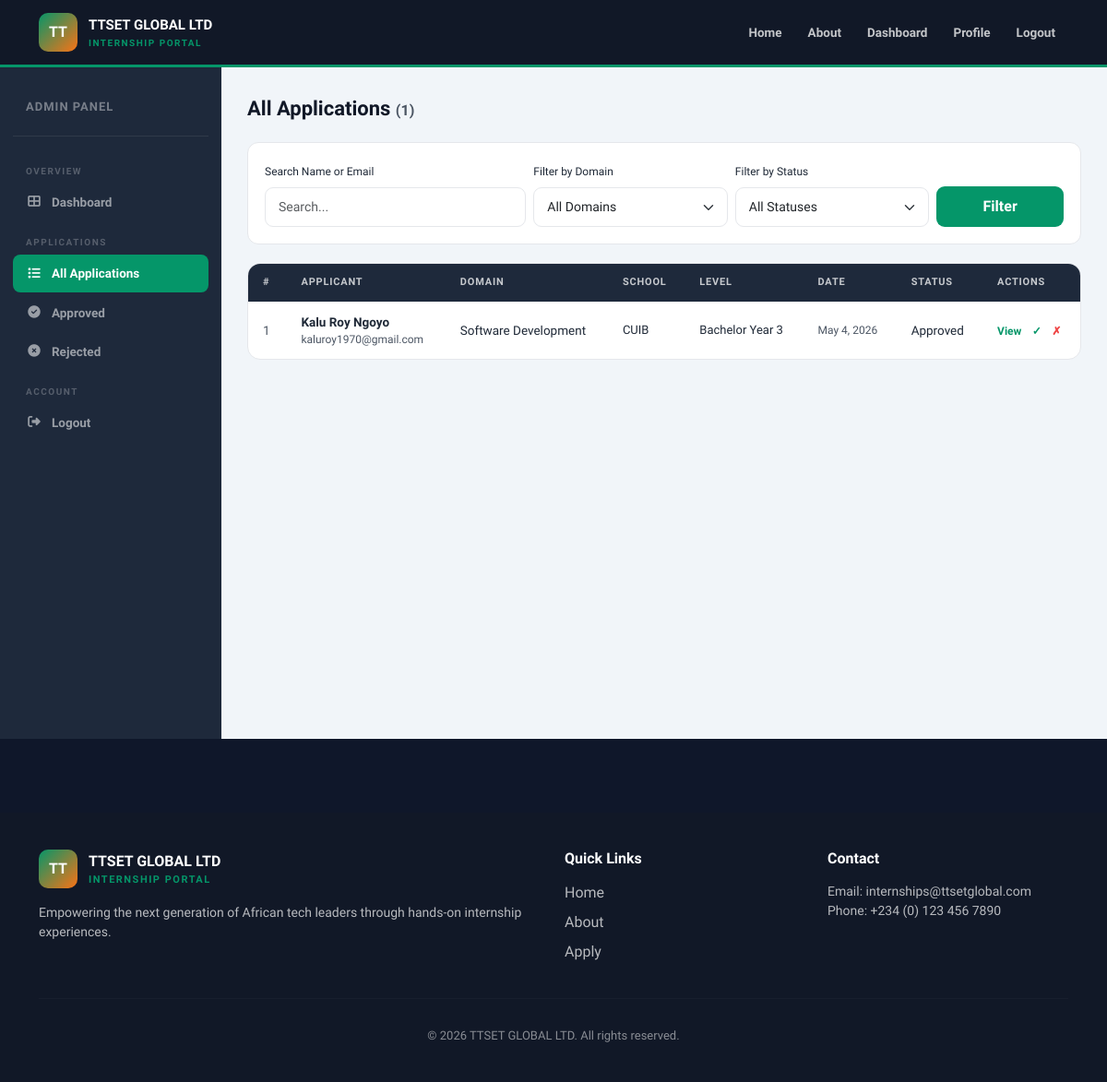
/dashboard/applications/ (signed in), run on the app's committed database.
### applications/models.py (models this page shows, shortened)
class InternshipApplication(models.Model):
    STATUS_CHOICES = [
        ('Pending', 'Pending'),
        ('Approved', 'Approved'),
        ('Rejected', 'Rejected'),
    ]
    DOMAIN_CHOICES = [
        ('Software Development', 'Software Development'),
        ('Web Development', 'Web Development'),
        ('Data Analytics', 'Data Analytics'),
        ('Cybersecurity', 'Cybersecurity'),
        ('Graphic Design', 'Graphic Design'),
        ('Digital Marketing', 'Digital Marketing'),
        ('Artificial Intelligence', 'Artificial Intelligence'),
        ('Networking', 'Networking'),
    ]
    GENDER_CHOICES = [('Male', 'Male'), ('Female', 'Female'), ('Other', 'Other')]
    LEVEL_CHOICES = [
        ('HND 1', 'HND 1'), ('HND 2', 'HND 2'),
        ('Bachelor Year 1', 'Bachelor Year 1'),
        ('Bachelor Year 2', 'Bachelor Year 2'),
        ('Bachelor Year 3', 'Bachelor Year 3'),
        ('Master Year 1', 'Master Year 1'),
        ('Master Year 2', 'Master Year 2'),
        ('PhD', 'PhD'),
    ]
    applicant = models.ForeignKey(User, on_delete=models.CASCADE)
    full_name = models.CharField(max_length=200)
    gender = models.CharField(max_length=20, choices=GENDER_CHOICES)
    date_of_birth = models.DateField()
    school_name = models.CharField(max_length=200)
    level_of_study = models.CharField(max_length=100, choices=LEVEL_CHOICES)
    field_of_study = models.CharField(max_length=150)
    internship_domain = models.CharField(max_length=100, choices=DOMAIN_CHOICES)
    start_date = models.DateField()
    end_date = models.DateField()
    reason = models.TextField()
    cv = models.FileField(upload_to='documents/cv/')
    recommendation_letter = models.FileField(upload_to='documents/recommendations/')
    status = models.CharField(max_length=20, choices=STATUS_CHOICES, default='Pending')
    date_applied = models.DateTimeField(auto_now_add=True)
    class Meta:
        ordering = ['-date_applied']

### dashboard/views.py (the view)
# urls.py: path('applications/', views.all_applications, name='all_applications'),
@user_passes_test(is_admin, login_url='/accounts/login/')
def all_applications(request):
    apps = InternshipApplication.objects.all()
    search = request.GET.get('search', '')
    domain = request.GET.get('domain', '')
    status = request.GET.get('status', '')
    if search:
        apps = apps.filter(Q(full_name__icontains=search) | Q(applicant__email__icontains=search))
    if domain:
        apps = apps.filter(internship_domain=domain)
    if status:
        apps = apps.filter(status=status)
    domains = InternshipApplication.DOMAIN_CHOICES
    return render(request, 'dashboard/all_applications.html', {
        'applications': apps, 'domains': domains,
        'search': search, 'selected_domain': domain, 'selected_status': status,
    })

### dashboard/views.py (called while the page is built)
def is_admin(user):
    return user.is_authenticated and user.is_staff

### templates/dashboard/all_applications.html (shortened to what this page needs)
{% extends 'base.html' %}
{% block content %}
<div class="admin-wrap">
    <div class="sidebar">
        <div class="sidebar-logo"><span>Admin Panel</span></div>
        <div class="s-section">Overview</div>
        <a href="{% url 'admin_dashboard' %}" class="s-link">
            <i class="fas fa-th-large"></i> Dashboard
        </a>
        <div class="s-section">Applications</div>
        <a href="{% url 'all_applications' %}" class="s-link active">
            <i class="fas fa-list"></i> All Applications
        </a>
        <a href="{% url 'approved_applications' %}" class="s-link">
            <i class="fas fa-check-circle"></i> Approved
        </a>
        <a href="{% url 'rejected_applications' %}" class="s-link">
            <i class="fas fa-times-circle"></i> Rejected
        </a>
        <div class="s-section">Account</div>
        <a href="{% url 'logout' %}" class="s-link">
            <i class="fas fa-sign-out-alt"></i> Logout
        </a>
    </div>
    <div class="content">
        <div style="font-size:22px;font-weight:800;color:var(--gray-900);margin-bottom:20px;">
            All Applications
            <span style="font-size:16px;font-weight:600;color:var(--gray-600);">({{ applications|length }})</span>
        </div>
        <div class="filter-bar">
            <form method="get" class="row g-2 align-items-end">
                <div class="col-md-4">
                    <label class="form-label" style="font-size:12px;">Search Name or Email</label>
                    <input type="text" name="search" value="{{ search }}" class="form-control" placeholder="Search...">
                </div>
                <div class="col-md-3">
                    <label class="form-label" style="font-size:12px;">Filter by Domain</label>
                    <select name="domain" class="form-select">
                        <option value="">All Domains</option>
                    </select>
                </div>
                <div class="col-md-3">
                    <label class="form-label" style="font-size:12px;">Filter by Status</label>
                    <select name="status" class="form-select">
                        <option value="">All Statuses</option>
                    </select>
                </div>
                <div class="col-md-2">
                    <button type="submit" class="btn-emerald w-100">Filter</button>
                </div>
            </form>
        </div>
        <div class="table-wrap">
            <table class="w-100">
                <thead>
                    <tr>
                        <th>#</th>
                        <th>Applicant</th>
                        <th>Domain</th>
                        <th>School</th>
                        <th>Level</th>
                        <th>Date</th>
                        <th>Status</th>
                        <th>Actions</th>
                    </tr>
                </thead>
                <tbody>
                    {% for app in applications %}
                    <tr>
                        <td style="color:var(--gray-600);">{{ forloop.counter }}</td>
                        <td>
                            <div style="font-weight:700;">{{ app.full_name }}</div>
                            <div style="font-size:12px;color:var(--gray-600);">{{ app.applicant.email }}</div>
                        </td>
                        <td><span class="domain-pill">{{ app.internship_domain }}</span></td>
                        <td style="font-size:13px;">{{ app.school_name }}</td>
                        <td style="font-size:13px;">{{ app.level_of_study }}</td>
                        <td style="font-size:12px;color:var(--gray-600);">{{ app.date_applied|date:"M j, Y" }}</td>
                        <td>
                            <span class="badge-{% if app.status == 'Approved' %}approved{% elif app.status == 'Rejected' %}rejected{% else %}pending{% endif %}">
                                {{ app.status }}
                            </span>
                        </td>
                        <td>
                            <a href="{% url 'application_detail' app.pk %}" style="font-size:12px;font-weight:700;color:var(--emerald);text-decoration:none;margin-right:8px;">View</a>
                            <a href="{% url 'approve_application' app.pk %}" style="font-size:12px;font-weight:700;color:#059669;text-decoration:none;margin-right:8px;">✓</a>
                            <a href="{% url 'reject_application' app.pk %}" style="font-size:12px;font-weight:700;color:#ef4444;text-decoration:none;">✗</a>
                        </td>
                    </tr>
                    {% empty %}
                    <tr>
                        <td colspan="8" style="text-align:center;padding:40px;color:var(--gray-600);">
                            No applications found.
                        </td>
                    </tr>
                    {% endfor %}
                </tbody>
            </table>
        </div>
    </div>
</div>
{% endblock %}

### templates/base.html (style rules this page uses)
:root { --emerald: #059669; --emerald-dark: #047857; --emerald-light: #d1fae5; --orange: #f97316; --orange-dark: #ea580c; --white: #ffffff; --gray-50: #f9fafb; --gray-100: #f3f4f6; --gray-200: #e5e7eb; --gray-600: #4b5563; --gray-800: #1f2937; --gray-900: #111827; }
body { font-family: 'Plus Jakarta Sans', sans-serif; background: var(--gray-50); color: var(--gray-800); }
.btn-emerald { background: var(--emerald); color: white; border: none; font-weight: 600; border-radius: 9px; padding: 10px 22px; transition: all 0.2s; cursor: pointer; }
.form-control, .form-select { border-radius: 9px; border: 1.5px solid var(--gray-200); padding: 10px 14px; font-size: 14px; transition: border-color 0.2s; }

### templates/dashboard/all_applications.html (style rules this page uses)
body { background: #0f172a; }
.admin-wrap { display: flex; min-height: calc(100vh - 72px); }
.sidebar { background: #1e293b; width: 240px; flex-shrink: 0; padding: 20px 14px; }
.sidebar-logo { padding: 10px 14px 20px; border-bottom: 1px solid rgba(255,255,255,0.08); margin-bottom: 16px; }
.sidebar-logo span { font-size: 13px; font-weight: 700; color: rgba(255,255,255,0.4); text-transform: uppercase; letter-spacing: 1px; }
.s-link { display: flex; align-items: center; gap: 10px; padding: 10px 14px; border-radius: 8px; color: rgba(255,255,255,0.55); text-decoration: none; font-size: 13.5px; font-weight: 600; margin-bottom: 2px; transition: all 0.2s; }
.s-link.active { background: var(--emerald); color: white; }
.s-link i { width: 18px; text-align: center; }
.s-section { font-size: 10px; text-transform: uppercase; letter-spacing: 1.5px; color: rgba(255,255,255,0.25); font-weight: 700; padding: 14px 14px 6px; }
.content { flex: 1; padding: 28px; overflow: auto; background: #f1f5f9; }
.table-wrap { background: white; border-radius: 14px; overflow: hidden; border: 1px solid var(--gray-200); }
.table-wrap thead th { background: #1e293b; color: rgba(255,255,255,0.75); font-size: 11px; font-weight: 700; text-transform: uppercase; letter-spacing: 0.8px; padding: 12px 16px; border: none; }
.table-wrap tbody td { padding: 12px 16px; font-size: 13.5px; border-bottom: 1px solid var(--gray-100); vertical-align: middle; }
.table-wrap tbody tr:last-child td { border-bottom: none; }
.filter-bar { background: white; border-radius: 12px; padding: 18px; margin-bottom: 20px; border: 1px solid var(--gray-200); }

### data on the page
InternshipApplication: full_name "Kalu Roy Ngoyo", applicant.email "kaluroy1970@gmail.com", internship_domain "Software Development", school_name "CUIB", level_of_study "Bachelor Year 3", date_applied "May 4, 2026", status "Approved"

### other printed values
{{ applications|length }} "1"
